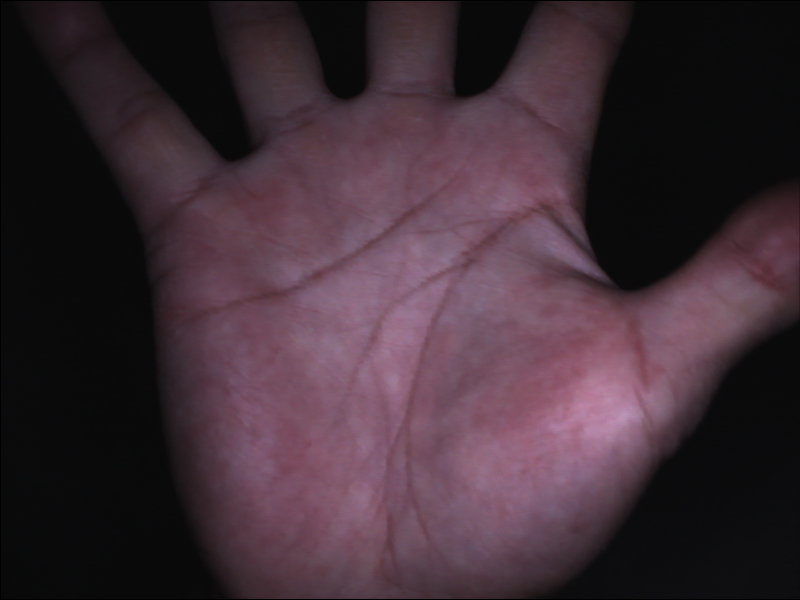
#> input picture sample_data/11-20/00020.tiff, 800 x 600 px
$ jupyter execute Main.ipynb
#> lines starting #> are read from the running program, lines starting #| are printed output that depends on the picture; after the words box and inside, x2 and y2 are one past the last pixel; in counts of white or black regions, pixels touching at a corner belong together
[cell 1]
import cv2
from scipy.ndimage import convolve
import matplotlib.pyplot as plt
import numpy as np
from scipy import ndimage
import glob

image_path = 'sample_data/11-20/00020.tiff'

image = cv2.imread(image_path)
#> image is the input picture: shape (600, 800, 3); mean B, G, R 53.9, 45.3, 62.8

[cell 2]
citra_rgb = image[..., ::-1]

alpha = 1.5  # Nilai alpha > 1 untuk meningkatkan kontras
beta = 0    # Nilai beta bisa diubah sesuai kebutuhan

new_image = cv2.convertScaleAbs(citra_rgb, alpha=alpha, beta=beta)
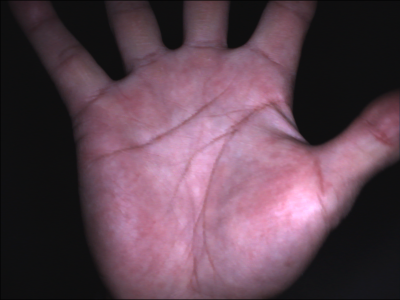
#> new_image: shape (600, 800, 3) (shown at 1/2 size); mean R, G, B 94.1, 68, 80.9
R = new_image[..., 0]
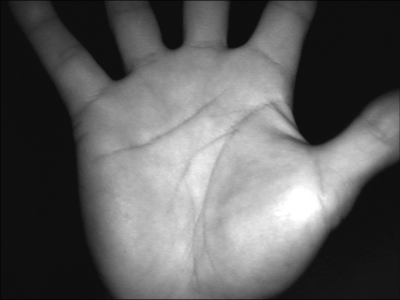
#> R: shape (600, 800) (shown at 1/2 size); min 0, max 255, mean 94.1
G = new_image[..., 1]
B = new_image[..., 2]

citra_grayscale = 0.2989 * R + 0.5870 * G + 0.1140 * B
fig, axes = plt.subplots(1, 2, figsize=(10, 5))

axes[0].imshow(new_image,cmap='gray')
axes[0].set_title("Citra Original")
axes[0].axis('off')
axes[1].imshow(citra_grayscale, cmap='gray')
axes[1].set_title("Citra Grayscale")
axes[1].axis('off')

plt.show()

[cell 3]
blur_img = cv2.GaussianBlur(citra_grayscale.astype('uint8'), (5, 5), 0)
threshold = 30
thresh_img = (blur_img > threshold).astype(np.uint8) * 255
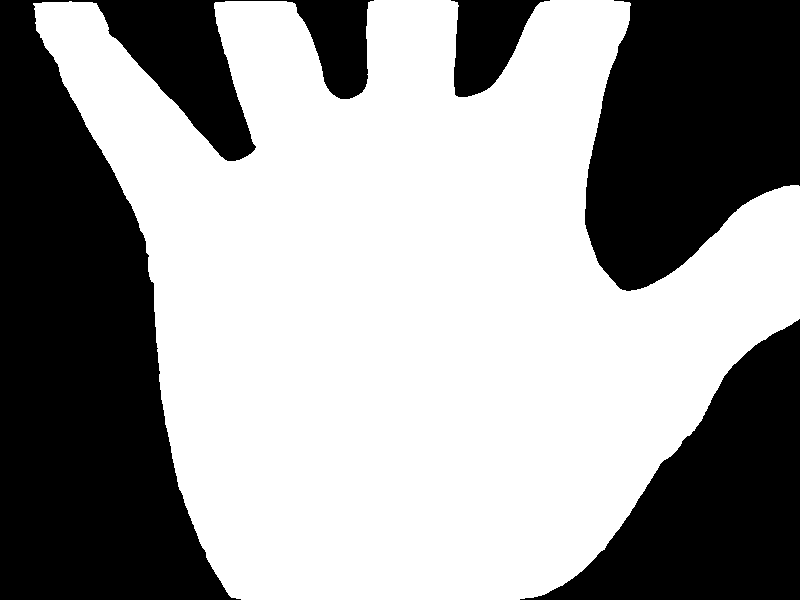
#> thresh_img: shape (600, 800); 60.1% white; 4 black regions
fig, axes = plt.subplots(1, 3, figsize=(15, 5))

axes[0].imshow(citra_rgb)
axes[0].set_title("Citra Original")
axes[0].axis('off')

axes[1].imshow(citra_grayscale, cmap='gray')
axes[1].set_title("Citra Grayscale")
axes[1].axis('off')

axes[2].imshow(thresh_img,cmap='gray')
axes[2].set_title("Citra Hasil hitam putih")
axes[2].axis('off')

plt.show()

[cell 4]
# Assuming contours have already been found using a method like cv2.findContours
contours, _ = cv2.findContours(thresh_img, cv2.RETR_EXTERNAL, cv2.CHAIN_APPROX_SIMPLE)
#> contours = 1 contour; box (x1, y1, x2, y2) and area: (33, 0, 800, 600) 287247
# Copy the original image to draw contours on it
contour_img = new_image.copy()
# Draw the contours on the image
boundary_image=cv2.drawContours(citra_grayscale, contours, -1, (255, 0, 0), 2)
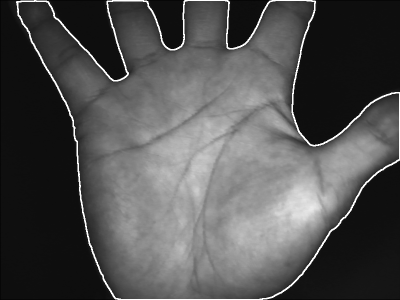
#> boundary_image: shape (600, 800) float64 (shown at 1/2 size); min 0, max 255, mean 81.9
fig, axes = plt.subplots(2, 3, figsize=(15, 5))


axes[0,0].imshow(citra_rgb)
axes[0,0].set_title("Citra Original")
axes[0,0].axis('off')

axes[0,1].imshow(citra_grayscale, cmap='gray')
axes[0,1].set_title("Citra Grayscale")
axes[0,1].axis('off')

axes[0,2].imshow(thresh_img,cmap='gray')
axes[0,2].set_title("Citra Hitam Putih")
axes[0,2].axis('off')

axes[1,0].imshow(boundary_image, cmap='gray')
axes[1,0].set_title("Citra Garis tepi")
axes[1,0].axis('off')

plt.show()

[cell 5]
M = cv2.moments(thresh_img)
#> M = moments, m00 73619520, centre m10/m00, m01/m00 = (411.4, 304.3)
x_c = M['m10'] // M['m00']
#> x_c = 411
y_c = M['m01'] // M['m00']
#> y_c = 304
center_point = {"x": x_c, "y": y_c}
#> center_point = {'x': 411, 'y': 304}
contours =contours[0]
#> contours = contour of 1124 points, box (x1, y1, x2, y2) (33, 0, 800, 600), area 287247
contours = contours.reshape(-1, 2)
#> contours = 1124 pairs, first value 33 to 799, second value 0 to 599
left_id = np.argmin(contours.sum(-1))
#> left_id = 274
contours = np.concatenate([contours[left_id:, :], contours[:left_id, :]])
dist_c = np.sqrt(np.square(contours - [center_point["x"], center_point["y"]]).sum(-1))
#> dist_c = 1124 values, max 483.2 at index 0, min 188.8 at index 636, mean 305.9
f = np.fft.rfft(dist_c)
cutoff = 15
f_new = np.concatenate([f[:cutoff], 0*f[cutoff:]])
dist_c_1 = np.fft.irfft(f_new)
#> dist_c_1 = 1124 values, max 461.9 at index 0, min 190.4 at index 633, mean 305.9
derivative = np.diff(dist_c_1)
#> derivative = 1123 values, max 4.64 at index 1078, min -2.63 at index 561, mean -4.13e-05
sign_change = np.diff(np.sign(derivative))/2
#> sign_change = 1122 values, max 1 at index 178, min -1 at index 296, mean 0.000891
landmarks = {"x": [], "y": []}
for landmark in contours[np.where(sign_change > 0)[0]]:
  landmarks["x"].append(landmark[0])
  landmarks["y"].append(landmark[1])
#> this loop made 6 passes
#> landmark on passes 1 to 6: [156, 327], [645, 487], [592, 249], [499, 76], [336, 97], [256, 147]

fig, axes = plt.subplots(2, 3, figsize=(15, 5))
axes[0,0].imshow(citra_rgb)
axes[0,0].set_title("Citra Original")
axes[0,0].axis('off')

axes[0,1].imshow(citra_grayscale, cmap='gray')
axes[0,1].set_title("Citra Grayscale")
axes[0,1].axis('off')

axes[0,2].imshow(thresh_img,cmap='gray')
axes[0,2].set_title("Citra Hasil Hitam Putih")
axes[0,2].axis('off')

axes[1,0].imshow(boundary_image, cmap='gray')
axes[1,0].set_title("Citra Garis Tepi")
axes[1,0].axis('off')

axes[1, 1].imshow(contour_img, cmap='gray')
for idx in range(len(landmarks["x"])):
    axes[1, 1].plot(landmarks["x"][idx], landmarks["y"][idx], 'rx')
axes[1, 1].set_title("Landmarks")
axes[1, 1].axis('off')

plt.show()

[cell 6]
y_rank = np.array(np.argsort(landmarks["y"]))
landmarks_selected = {"x": np.array(landmarks["x"])[
y_rank][:3], "y": np.array(landmarks["y"])[y_rank][:3]}

x_rank = np.array(np.argsort(landmarks_selected["x"]))
landmarks_selected = {"x": landmarks_selected["x"][x_rank][[0, 2]], "y": landmarks_selected["y"][x_rank][[0, 2]]}


fig, axes = plt.subplots(2, 3, figsize=(15, 5))
axes[0,0].imshow(citra_rgb)
axes[0,0].set_title("Citra Original")
axes[0,0].axis('off')

axes[0,1].imshow(citra_grayscale, cmap='gray')
axes[0,1].set_title("Citra Grayscale")
axes[0,1].axis('off')

axes[0,2].imshow(thresh_img,cmap='gray')
axes[0,2].set_title("Citra Hasil Hitam Putih")
axes[0,2].axis('off')

axes[1,0].imshow(boundary_image, cmap='gray')
axes[1,0].set_title("Citra Garis Tepi")
axes[1,0].axis('off')

axes[1, 1].imshow(contour_img, cmap='gray')
for idx in range(len(landmarks["x"])):
    axes[1, 1].plot(landmarks["x"][idx], landmarks["y"][idx], 'rx')
axes[1, 1].set_title("Landmarks")
axes[1, 1].axis('off')

axes[1, 2].imshow(contour_img, cmap='gray')
axes[1, 2].plot(landmarks_selected["x"][0],landmarks_selected["y"][0], 'rx')
axes[1, 2].plot(landmarks_selected["x"][1],landmarks_selected["y"][1], 'rx')
axes[1, 2].set_title("Selected Landmarks")
axes[1, 2].axis('off')

plt.show()

[cell 7]
h, w, _ = new_image.shape
theta = np.arctan2((landmarks_selected["y"][1] - landmarks_selected["y"][0]), (landmarks_selected["x"][1] - landmarks_selected["x"][0]))*180/np.pi
center = (h/2,w/2)
# print( landmarks_selected.astype(int))
R = cv2.getRotationMatrix2D(center, theta, scale=1)
align_img = cv2.warpAffine(citra_grayscale, R, (w, h))

point_1 = [landmarks_selected["x"][0], landmarks_selected["y"][0]]
point_2 = [landmarks_selected["x"][1], landmarks_selected["y"][1]]
point_1 = (R[:, :2] @ point_1 + R[:, -1]).astype(int)
point_2 = (R[:, :2] @ point_2 + R[:, -1]).astype(int)

landmarks_selected_align = {"x": [point_1[0], point_2[0]], "y": [point_1[1], point_2[1]]}

fig, axes = plt.subplots(3, 3, figsize=(15, 5))
axes[0,0].imshow(citra_rgb)
axes[0,0].set_title("Citra Original")
axes[0,0].axis('off')

axes[0,1].imshow(citra_grayscale, cmap='gray')
axes[0,1].set_title("Citra Grayscale")
axes[0,1].axis('off')

axes[0,2].imshow(thresh_img,cmap='gray')
axes[0,2].set_title("Citra Hasil Hitam Putih")
axes[0,2].axis('off')

axes[1,0].imshow(boundary_image, cmap='gray')
axes[1,0].set_title("Citra Garis Tepi")
axes[1,0].axis('off')

axes[1, 1].imshow(contour_img, cmap='gray')
for idx in range(len(landmarks["x"])):
    axes[1, 1].plot(landmarks["x"][idx], landmarks["y"][idx], 'rx')
axes[1, 1].set_title("Landmarks")
axes[1, 1].axis('off')

axes[1, 2].imshow(contour_img, cmap='gray')
axes[1, 2].plot(landmarks_selected["x"][0],landmarks_selected["y"][0], 'rx')
axes[1, 2].plot(landmarks_selected["x"][1],landmarks_selected["y"][1], 'rx')
axes[1, 2].set_title("Selected Landmarks")
axes[1, 2].axis('off')

axes[2, 0].imshow(align_img, cmap='gray')
axes[2, 0].plot(landmarks_selected_align["x"][0],landmarks_selected_align["y"][0], 'rx')
axes[2, 0].plot(landmarks_selected_align["x"][1],landmarks_selected_align["y"][1], 'rx')
axes[2, 0].set_title("aligment image")
axes[2, 0].axis('off')

plt.show()

[cell 8]
point_1 = np.array([landmarks_selected_align["x"][0], landmarks_selected_align["y"][0]])
point_2 = np.array([landmarks_selected_align["x"][1], landmarks_selected_align["y"][1]])

ux = point_1[0]
uy = point_1[1] + (point_2-point_1)[0]//3
lx = point_2[0]
ly = point_2[1] + 4*(point_2-point_1)[0]//3

align_img_8u = cv2.convertScaleAbs(align_img, alpha=(255.0/np.max(align_img)))
rectangle_sign =cv2.rectangle(align_img_8u, (lx, ly),(ux, uy), (0, 255, 0), 2)

fig, axes = plt.subplots(3, 3, figsize=(15, 5))
axes[0,0].imshow(citra_rgb)
axes[0,0].set_title("Citra Original")
axes[0,0].axis('off')

axes[0,1].imshow(citra_grayscale, cmap='gray')
axes[0,1].set_title("Citra Grayscale")
axes[0,1].axis('off')

axes[0,2].imshow(thresh_img,cmap='gray')
axes[0,2].set_title("Citra Hasil Hitam Putih")
axes[0,2].axis('off')

axes[1,0].imshow(boundary_image, cmap='gray')
axes[1,0].set_title("Citra Garis Tepi")
axes[1,0].axis('off')

axes[1, 1].imshow(contour_img, cmap='gray')
for idx in range(len(landmarks["x"])):
    axes[1, 1].plot(landmarks["x"][idx], landmarks["y"][idx], 'rx')
axes[1, 1].set_title("Landmarks")
axes[1, 1].axis('off')

axes[1, 2].imshow(contour_img, cmap='gray')
axes[1, 2].plot(landmarks_selected["x"][0],landmarks_selected["y"][0], 'rx')
axes[1, 2].plot(landmarks_selected["x"][1],landmarks_selected["y"][1], 'rx')
axes[1, 2].set_title("Selected Landmarks")
axes[1, 2].axis('off')

axes[2, 0].imshow(align_img, cmap='gray')
axes[2, 0].plot(landmarks_selected_align["x"][0],landmarks_selected_align["y"][0], 'rx')
axes[2, 0].plot(landmarks_selected_align["x"][1],landmarks_selected_align["y"][1], 'rx')
axes[2, 0].set_title("aligment image")
axes[2, 0].axis('off')

axes[2, 1].imshow(rectangle_sign, cmap='gray')
axes[2, 1].set_title("aligment image")
axes[2, 1].axis('off')

plt.show()

[cell 9]
roi_img = align_img_8u[uy:ly, ux:lx]
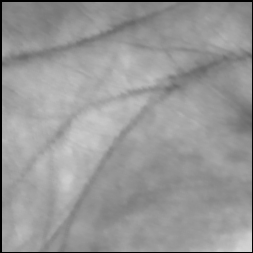
#> roi_img: shape (253, 253); min 0, max 213, mean 151.3

rectified_image_equalized = cv2.equalizeHist(roi_img)
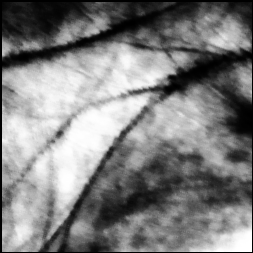
#> rectified_image_equalized: shape (253, 253); min 0, max 255, mean 126.6

fig, axes = plt.subplots(3, 3, figsize=(15, 5))
axes[0,0].imshow(citra_rgb)
axes[0,0].set_title("Citra Original")
axes[0,0].axis('off')

axes[0,1].imshow(citra_grayscale, cmap='gray')
axes[0,1].set_title("Citra Grayscale")
axes[0,1].axis('off')

axes[0,2].imshow(thresh_img,cmap='gray')
axes[0,2].set_title("Citra Hasil Hitam Putih")
axes[0,2].axis('off')

axes[1,0].imshow(boundary_image, cmap='gray')
axes[1,0].set_title("Citra Garis Tepi")
axes[1,0].axis('off')

axes[1, 1].imshow(contour_img, cmap='gray')
for idx in range(len(landmarks["x"])):
    axes[1, 1].plot(landmarks["x"][idx], landmarks["y"][idx], 'rx')
axes[1, 1].set_title("Landmarks")
axes[1, 1].axis('off')

axes[1, 2].imshow(contour_img, cmap='gray')
axes[1, 2].plot(landmarks_selected["x"][0],landmarks_selected["y"][0], 'rx')
axes[1, 2].plot(landmarks_selected["x"][1],landmarks_selected["y"][1], 'rx')
axes[1, 2].set_title("Selected Landmarks")
axes[1, 2].axis('off')

axes[2, 0].imshow(align_img, cmap='gray')
axes[2, 0].plot(landmarks_selected_align["x"][0],landmarks_selected_align["y"][0], 'rx')
axes[2, 0].plot(landmarks_selected_align["x"][1],landmarks_selected_align["y"][1], 'rx')
axes[2, 0].set_title("aligment image")
axes[2, 0].axis('off')

axes[2, 1].imshow(rectangle_sign, cmap='gray')
axes[2, 1].set_title("aligment image")
axes[2, 1].axis('off')

axes[2, 1].imshow(rectangle_sign, cmap='gray')
axes[2, 1].set_title("rectanfle image")
axes[2, 1].axis('off')

axes[2, 2].imshow(roi_img, cmap='gray')
axes[2, 2].set_title("ROI IMAGE")
axes[2, 2].axis('off')


plt.show()
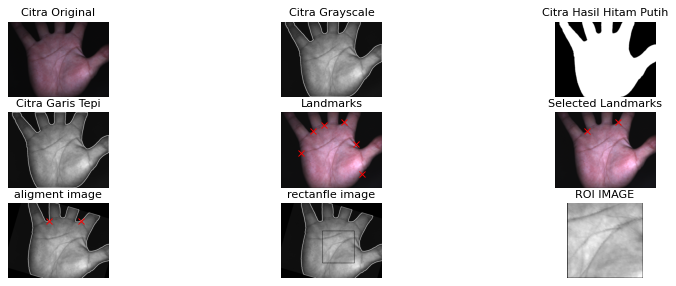
#> figure drawn by matplotlib, 9 panels

[cell 10]
g_kernel_size = 5
g_sigma = 2.5
g_theta = np.pi / 3
g_lambda = 8.1
g_gamma = 0.4
g_psi = 0.0

# Fungsi untuk membuat kernel Gabor
def gabor_kernel(ksize, sigma, theta, lambd, gamma, psi):
    y, x = np.meshgrid(np.arange(-ksize//2 + 1, ksize//2 + 1), np.arange(-ksize//2 + 1, ksize//2 + 1))
    rotx = x * np.cos(theta) + y * np.sin(theta)
    roty = -x * np.sin(theta) + y * np.cos(theta)
    g = np.exp(-0.5 * (rotx**2 / sigma**2 + roty**2 / (sigma**2 / gamma**2)))
    g *= np.cos(2 * np.pi / lambd * rotx + psi)
    return g.astype(np.float32)

# Membuat kernel Gabor
g_kernel = gabor_kernel(g_kernel_size, g_sigma, g_theta, g_lambda, g_gamma, g_psi)

# Terapkan filter Gabor
filtered_veins = convolve(roi_img.astype(np.float32), g_kernel)
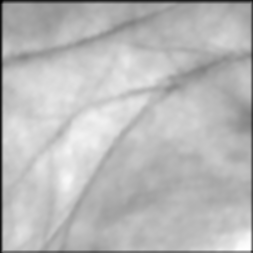
#> filtered_veins: shape (253, 253) float32; min -47.86, max 2580.6, mean 1859.4; drawn with min black and max white

# Fungsi untuk menormalkan gambar
def normalize(img):
    img_min = np.min(img)
#> img_min = -47.86
    img_max = np.max(img)
#> img_max = 2580.6
    normalized_img = 255 * (img - img_min) / (img_max - img_min)
    return normalized_img.astype(np.uint8)


# Normalisasi gambar hasil filter
normalized_filtered_veins = normalize(filtered_veins)

# Terapkan CLAHE beberapa kali
clahe = cv2.createCLAHE(clipLimit=3.0, tileGridSize=(2, 2))
clahe_veins = clahe.apply(normalized_filtered_veins)

clahe_blurred = cv2.GaussianBlur(clahe_veins, (5, 5), 0)  # gaussian blur

clahe = cv2.createCLAHE(clipLimit=3.0, tileGridSize=(4, 4))
clahe_veins = clahe.apply(clahe_blurred)

clahe = cv2.createCLAHE(clipLimit=2.0, tileGridSize=(8, 8))
clahe_veins = clahe.apply(clahe_veins)

clahe = cv2.createCLAHE(clipLimit=2.0, tileGridSize=(10, 10))
clahe_veins = clahe.apply(clahe_veins)
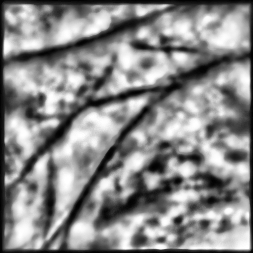
#> clahe_veins: shape (253, 253); min 1, max 255, mean 137.1

# Binarisasi gambar hasil CLAHE
threshold_veins = 60
binary_veins = (clahe_veins < threshold_veins).astype(np.uint8) * 255
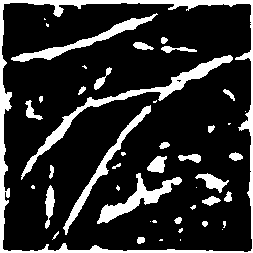
#> binary_veins: shape (253, 253); 17.7% white; 46 white regions (18 under 20 px), largest, box (x1, y1, x2, y2) and area: (0, 0, 253, 253) 4066, (21, 55, 233, 180) 1854, (97, 173, 182, 224) 1097

# Plot hasil
fig, axes = plt.subplots(1, 3, figsize=(15, 5))
axes[0].imshow(normalized_filtered_veins, cmap='gray')
axes[0].set_title("Filtered Image")
axes[0].axis('off')

axes[1].imshow(clahe_veins, cmap='gray')
axes[1].set_title("CLAHE Image")
axes[1].axis('off')

axes[2].imshow(binary_veins, cmap='gray')
axes[2].set_title("Binary Image")
axes[2].axis('off')

plt.show()

$ run again, with sample_data/11-20/00011.tiff copied over sample_data/11-20/00020.tiff
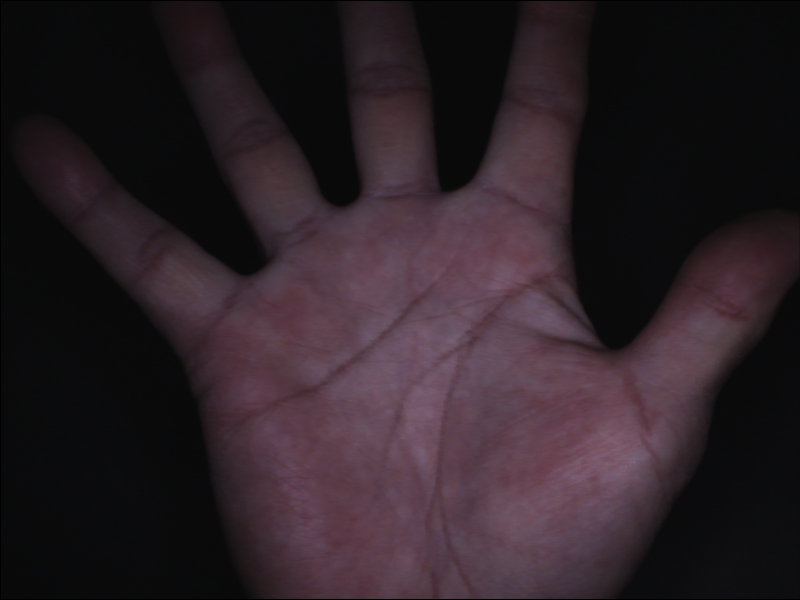
#> input picture sample_data/11-20/00011.tiff, 800 x 600 px
#> image is the input picture: shape (600, 800, 3); mean B, G, R 38.5, 32.9, 44.1
#> `thresh_img = (blur_img > threshold).astype(np.uint8) * 255`:
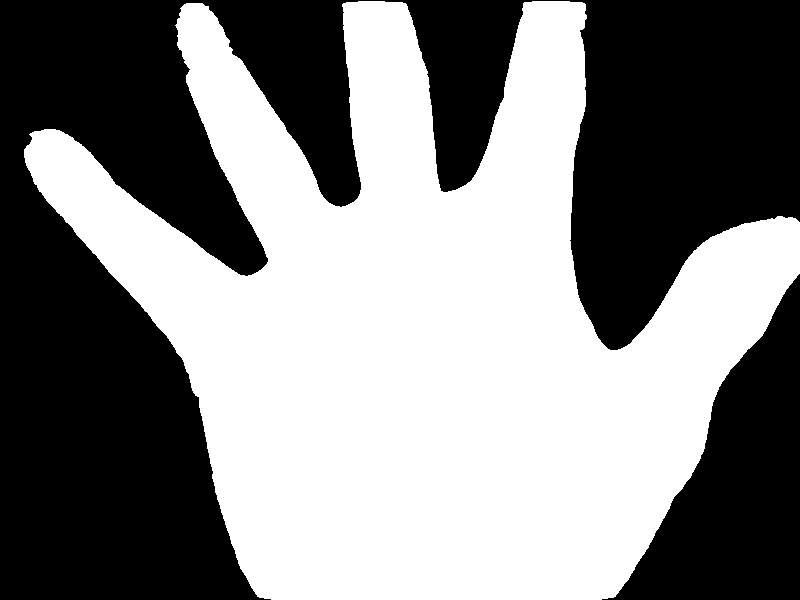
#> thresh_img: shape (600, 800); 51.5% white; 2 black regions
#> `contours, _ = cv2.findContours(thresh_img, cv2.RETR_EXTERNAL, cv2.CHAI..`: contours = 1 contour; box (x1, y1, x2, y2) and area: (24, 1, 800, 600) 245518
#> M = moments, m00 63021465, centre m10/m00, m01/m00 = (423.9, 333.8)
#> x_c = 423
#> y_c = 333
#> center_point = {'x': 423, 'y': 333}
#> `contours =contours[0]`: contours = contour of 1435 points, box (x1, y1, x2, y2) (24, 1, 800, 600), area 245518
#> `contours = contours.reshape(-1, 2)`: contours = 1435 pairs, first value 24 to 799, second value 1 to 599
#> left_id = 528
#> dist_c = 1435 values, max 441.4 at index 1, min 142.4 at index 824, mean 281.1
#> dist_c_1 = 1434 values, max 436.7 at index 13, min 152.7 at index 976, mean 281.3
#> derivative = 1433 values, max 3.77 at index 655, min -3.77 at index 934, mean -0.000622
#> sign_change = 1432 values, max 1 at index 127, min -1 at index 12, mean 0
#> the loop `for landmark in contours[np.where(sign_change > 0)[0]]:` made 6 passes
#> landmark on passes 1 to 6: [193, 392], [703, 449], [582, 306], [460, 187], [346, 205], [265, 253]
#> img_min = -37.95
#> img_max = 1920.4
#> `binary_veins = (clahe_veins < threshold_veins).astype(np.uint8) * 255`:
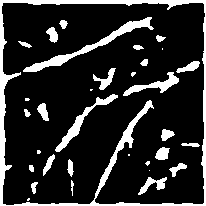
#> binary_veins: shape (206, 206); 16.7% white; 33 white regions (9 under 20 px), largest, box (x1, y1, x2, y2) and area: (0, 0, 206, 206) 3440, (23, 17, 154, 72) 927, (55, 94, 118, 152) 524

$ run again, with sample_data/11-20/00012.tiff copied over sample_data/11-20/00020.tiff
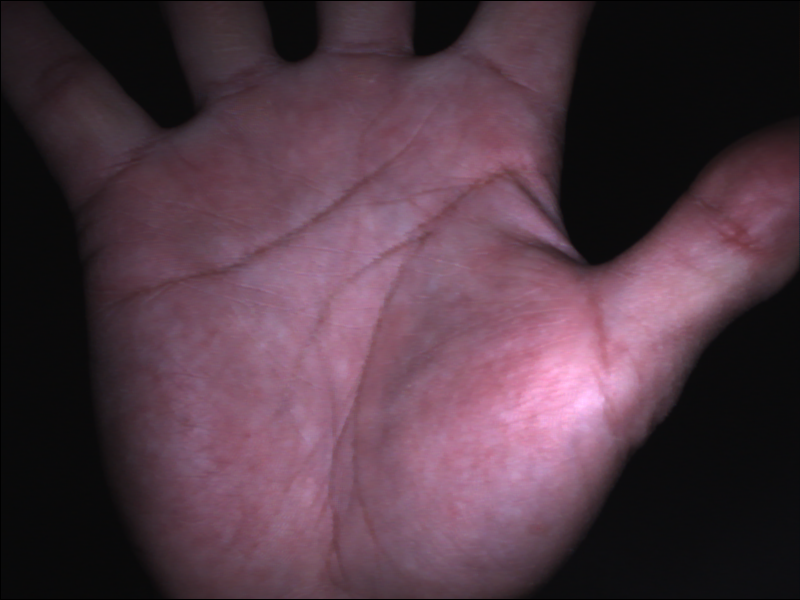
#> input picture sample_data/11-20/00012.tiff, 800 x 600 px
#> image is the input picture: shape (600, 800, 3); mean B, G, R 68.1, 56.4, 80.7
#> thresh_img: shape (600, 800); 67.6% white; 5 black regions
#> `contours, _ = cv2.findContours(thresh_img, cv2.RETR_EXTERNAL, cv2.CHAI..`: contours = 1 contour; box (x1, y1, x2, y2) and area: (1, 0, 800, 600) 323171
#> M = moments, m00 82770195, centre m10/m00, m01/m00 = (376.5, 297.4)
#> x_c = 376
#> y_c = 297
#> center_point = {'x': 376, 'y': 297}
#> `contours =contours[0]`: contours = contour of 995 points, box (x1, y1, x2, y2) (1, 0, 800, 600), area 323171
#> `contours = contours.reshape(-1, 2)`: contours = 995 pairs, first value 1 to 799, second value 0 to 599
#> left_id = 149
#> dist_c = 995 values, max 476.3 at index 0, min 200.9 at index 629, mean 322.1
#> dist_c_1 = 994 values, max 458.5 at index 990, min 203.7 at index 622, mean 322.4
#> derivative = 993 values, max 4.35 at index 954, min -3.45 at index 574, mean 0.000646
#> sign_change = 992 values, max 1 at index 128, min -1 at index 266, mean 0
#> the loop `for landmark in contours[np.where(sign_change > 0)[0]]:` made 7 passes
#> landmark on passes 1 to 7: [88, 305], [626, 462], [687, 379], [569, 239], [441, 50], [304, 59], [199, 106]
#> img_min = -44.9
#> img_max = 2744.7
#> `binary_veins = (clahe_veins < threshold_veins).astype(np.uint8) * 255`:
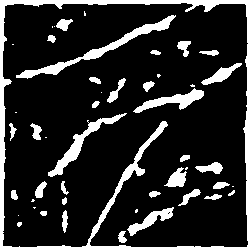
#> binary_veins: shape (249, 249); 16% white; 48 white regions (15 under 20 px), largest, box (x1, y1, x2, y2) and area: (0, 0, 249, 249) 4386, (16, 15, 176, 79) 1155, (48, 113, 127, 177) 771
